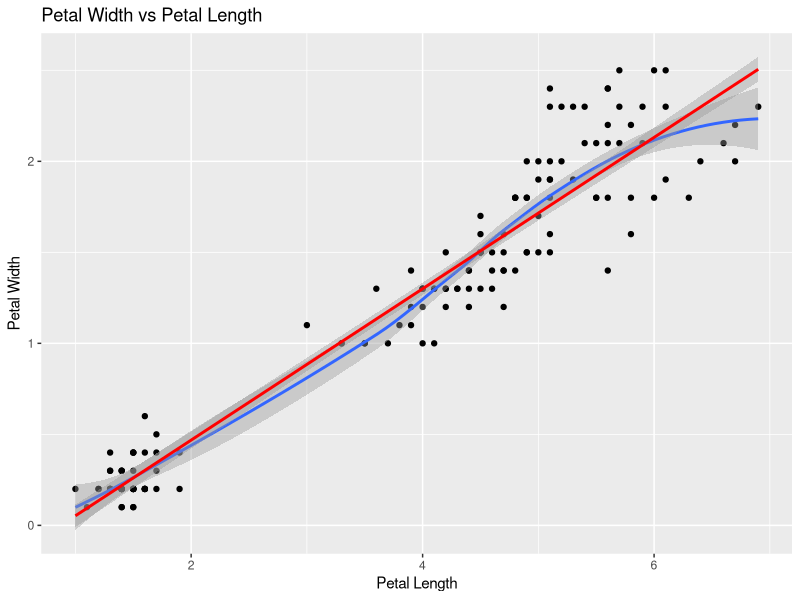
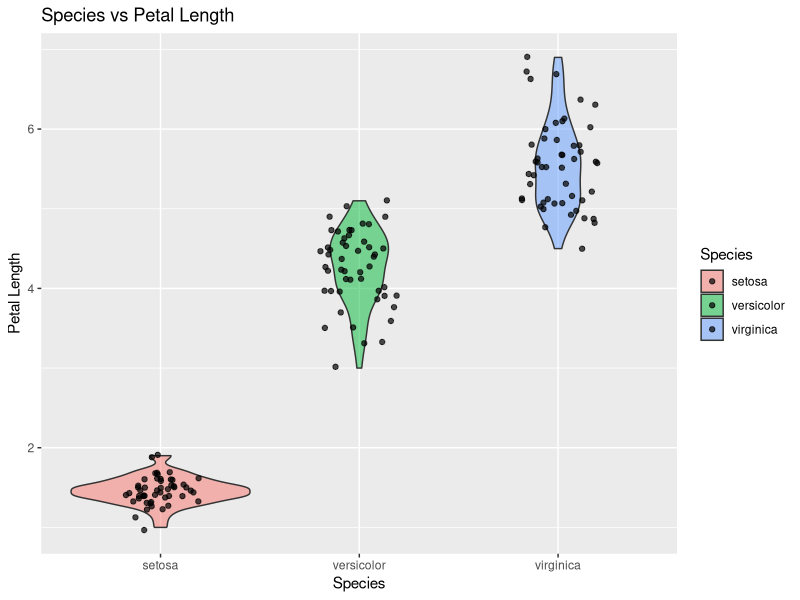
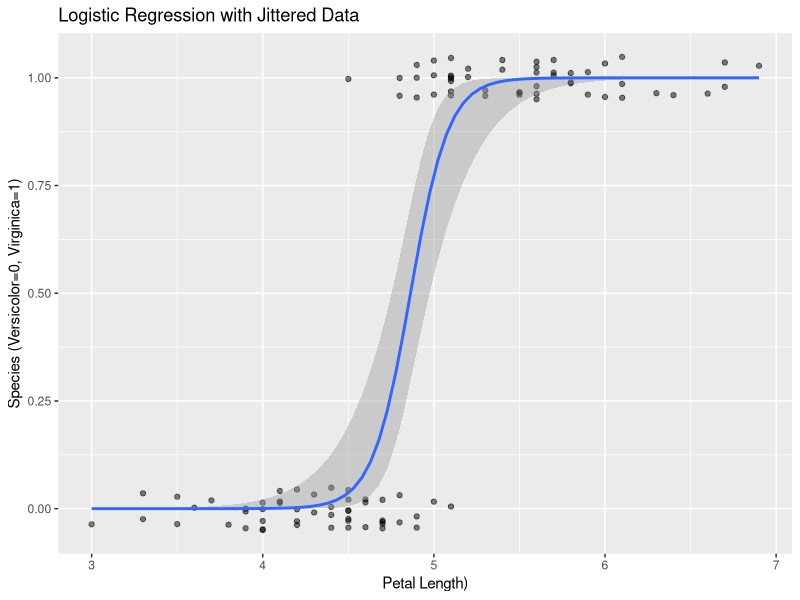
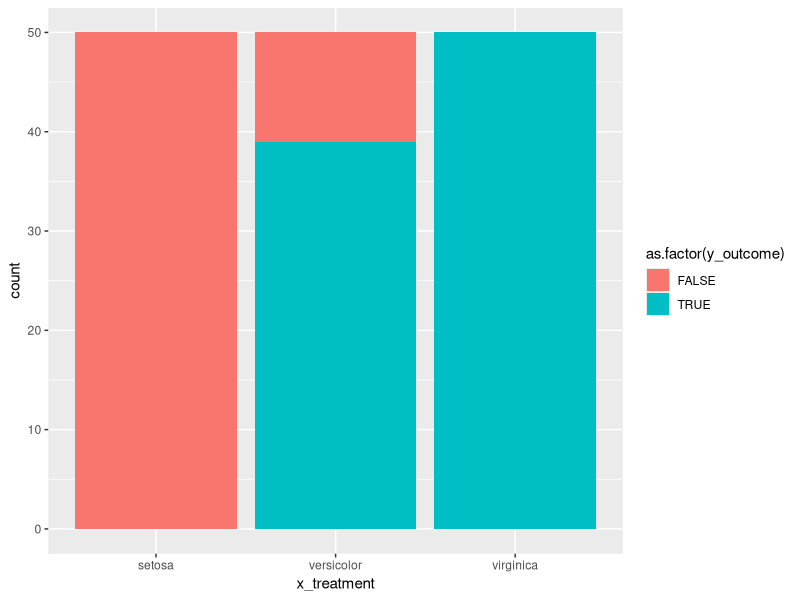

Here is the R script that generated these plots, in order:
## ---- chunk 1
library(ggplot2)
library(dplyr)
d<- iris
## ---- chunk 2
head(d)
ggplot(data=d)+
  aes(x=Petal.Length, y= Petal.Width)+
  geom_point() +
    labs(
    title = "Petal Width vs Petal Length",
    x = "Petal Length", y = "Petal Width")+
  geom_smooth() +
  geom_smooth(method = "lm", col= "red")
## ---- chunk 3
ggplot(iris, aes(x = Species, y = Petal.Length, fill = Species)) +
  geom_violin(alpha = 0.5) +
   labs(title = "Species vs Petal Length", y= "Petal Length")+
  geom_jitter(width = 0.2, alpha = 0.7)
    
## ---- chunk 4
d2<- filter(iris, Species!="setosa")
library(ggplot2)

d3 <- d2 %>%
  mutate(binary = if_else(Species == "virginica", 1, 0))
head(d3)

ggplot(d3, aes(x = Petal.Length, y = binary)) +
  geom_jitter(height = 0.05, width = 0, alpha = 0.5) +
  geom_smooth(method = "glm", 
              method.args = list(family = "binomial"), 
              se = TRUE) +
  labs(title = "Logistic Regression with Jittered Data",
       x = "Petal Length)",
       y = "Species (Versicolor=0, Virginica=1)") 
## ---- chunk 5
d4 <- d3 %>%
  mutate(binarypetallength = if_else(Petal.Length < "5.5", 1, 0))
head(d4)

d5<- d |>
    mutate(d, newPetal= Petal.Length>= 4)
x_treatment<- d5$Species
y_outcome<- d5$newPetal
summary_data<- data.frame(x_treatment, y_outcome)

dd1<- ggplot(data=summary_data)+
    aes(x = x_treatment) + 
  geom_bar(aes(fill= as.factor(y_outcome))) 

print(dd1)
